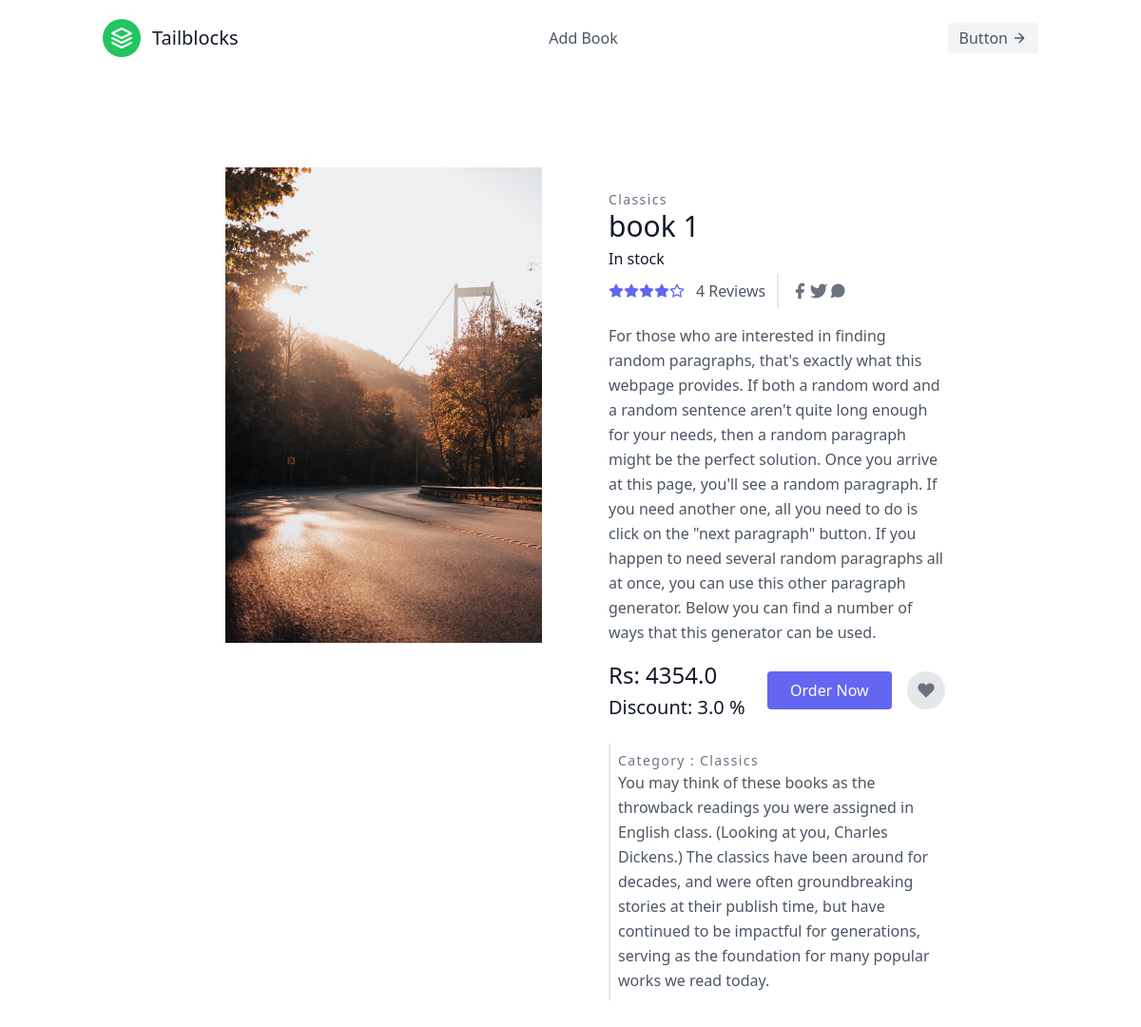
The app's page /single_view/1 with its own data.
### book/models.py (models this page shows)
class Book(models.Model):
    title = models.CharField(max_length=100)
    price = models.FloatField()
    discount = models.FloatField(null=True)
    category = models.ForeignKey(Category , on_delete=models.CASCADE)
    is_available = models.BooleanField(default=True)
    author = models.CharField( max_length=100)
    description = models.TextField()
    cover_image = models.ImageField( upload_to="books/",null=True , blank=True , height_field=None, width_field=None, max_length=None)
    def __str__(self) -> str:
        return self.title

class Category(models.Model):
    cat_title = models.CharField(max_length=50)
    cat_description = models.TextField()
    def __str__(self) -> str:
        return self.cat_title

### book/views.py (the view)
# urls.py: path("single_view/<int:id>",singleView , name="single_view") ,
def singleView(req,id):
    data = {
        "book":Book.objects.get(pk=id)
    }
    print(data)
    return render(req,"single_view.html",data)

### templates/single_view.html (shortened to what this page needs)
{% extends 'base.html' %}
{% block main %}
<section class="text-gray-600 body-font overflow-hidden">
    <div class="container px-5 py-24 mx-auto">
        <div class="lg:w-4/5 mx-auto flex flex-wrap">
            <img alt="ecommerce" style="max-height: 500px;object-fit: contain;"
                class="lg:w-1/2 w-full lg:h-auto h-64 object-cover object-center rounded" src={{book.cover_image.url}}>
            <div class="lg:w-1/2 w-full lg:pl-10 lg:py-6 mt-6 lg:mt-0">
                <h2 class="text-sm title-font text-gray-500 tracking-widest">{{book.category}}</h2>
                <h1 class="text-gray-900 text-3xl title-font font-medium mb-1">{{book.title}}</h1>
                    {% if book.is_available  %}
                            <h3 class="text-gray-900  title-font font-medium mb-1">In stock</h3>
                    {%  else %}
                            <h3 class="text-gray-900  title-font font-medium mb-1">Out of stock</h3>
                    {% endif %}
                <div class="flex mb-4">
                    <span class="flex items-center">
                        <svg fill="currentColor" stroke="currentColor" stroke-linecap="round" stroke-linejoin="round"
                            stroke-width="2" class="w-4 h-4 text-indigo-500" viewBox="0 0 24 24">
                            <path
                                d="M12 2l3.09 6.26L22 9.27l-5 4.87 1.18 6.88L12 17.77l-6.18 3.25L7 14.14 2 9.27l6.91-1.01L12 2z">
                            </path>
                        </svg>
                        <svg fill="currentColor" stroke="currentColor" stroke-linecap="round" stroke-linejoin="round"
                            stroke-width="2" class="w-4 h-4 text-indigo-500" viewBox="0 0 24 24">
                            <path
                                d="M12 2l3.09 6.26L22 9.27l-5 4.87 1.18 6.88L12 17.77l-6.18 3.25L7 14.14 2 9.27l6.91-1.01L12 2z">
                            </path>
                        </svg>
                        <svg fill="currentColor" stroke="currentColor" stroke-linecap="round" stroke-linejoin="round"
                            stroke-width="2" class="w-4 h-4 text-indigo-500" viewBox="0 0 24 24">
                            <path
                                d="M12 2l3.09 6.26L22 9.27l-5 4.87 1.18 6.88L12 17.77l-6.18 3.25L7 14.14 2 9.27l6.91-1.01L12 2z">
                            </path>
                        </svg>
                        <svg fill="currentColor" stroke="currentColor" stroke-linecap="round" stroke-linejoin="round"
                            stroke-width="2" class="w-4 h-4 text-indigo-500" viewBox="0 0 24 24">
                            <path
                                d="M12 2l3.09 6.26L22 9.27l-5 4.87 1.18 6.88L12 17.77l-6.18 3.25L7 14.14 2 9.27l6.91-1.01L12 2z">
                            </path>
                        </svg>
                        <svg fill="none" stroke="currentColor" stroke-linecap="round" stroke-linejoin="round"
                            stroke-width="2" class="w-4 h-4 text-indigo-500" viewBox="0 0 24 24">
                            <path
                                d="M12 2l3.09 6.26L22 9.27l-5 4.87 1.18 6.88L12 17.77l-6.18 3.25L7 14.14 2 9.27l6.91-1.01L12 2z">
                            </path>
                        </svg>
                        <span class="text-gray-600 ml-3">4 Reviews</span>
                    </span>
                    <span class="flex ml-3 pl-3 py-2 border-l-2 border-gray-200 space-x-2s">
                        <a class="text-gray-500">
                            <svg fill="currentColor" stroke-linecap="round" stroke-linejoin="round" stroke-width="2"
                                class="w-5 h-5" viewBox="0 0 24 24">
                                <path d="M18 2h-3a5 5 0 00-5 5v3H7v4h3v8h4v-8h3l1-4h-4V7a1 1 0 011-1h3z"></path>
                            </svg>
                        </a>
                        <a class="text-gray-500">
                            <svg fill="currentColor" stroke-linecap="round" stroke-linejoin="round" stroke-width="2"
                                class="w-5 h-5" viewBox="0 0 24 24">
                                <path
                                    d="M23 3a10.9 10.9 0 01-3.14 1.53 4.48 4.48 0 00-7.86 3v1A10.66 10.66 0 013 4s-4 9 5 13a11.64 11.64 0 01-7 2c9 5 20 0 20-11.5a4.5 4.5 0 00-.08-.83A7.72 7.72 0 0023 3z">
                                </path>
                            </svg>
                        </a>
                        <a class="text-gray-500">
                        </a>
                    </span>
                </div>
                <p class="leading-relaxed">{{book.description}}</p>
                <div class="flex mt-4 items-center">
                    <span class="title-font font-medium text-2xl text-gray-900">Rs: {{book.price}}
                        <br>
                        <span class="title-font font-medium text-xl text-gray-900">Discount: {{book.discount}} %</span>
                    </span>
                    <button
                        class="ml-auto text-white bg-indigo-500 border-0 py-2 px-6 focus:outline-none hover:bg-indigo-600 rounded">Order Now</button>
                    <button
                        class="rounded-full w-10 h-10 bg-gray-200 p-0 border-0 inline-flex items-center justify-center text-gray-500 ml-4">
                        <svg fill="currentColor" stroke-linecap="round" stroke-linejoin="round" stroke-width="2"
                            class="w-5 h-5" viewBox="0 0 24 24">
                            <path
                                d="M20.84 4.61a5.5 5.5 0 00-7.78 0L12 5.67l-1.06-1.06a5.5 5.5 0 00-7.78 7.78l1.06 1.06L12 21.23l7.78-7.78 1.06-1.06a5.5 5.5 0 000-7.78z">
                            </path>
                        </svg>
                    </button>
                </div>
                <div class="w-full mt-6 border-l-2 p-2 border-gray-200">
                    <h2 class="text-sm title-font text-gray-500 tracking-widest">Category : {{book.category}}</h2>
                    <p class="leading-relaxed">{{book.category.cat_description}}</p>
                </div>
            </div>
        </div>
    </div>
</section>
{% endblock main %}

### records on screen
Book: cover_image (picture), category "Classics", title "book 1", description "For those who are interested in finding random paragraphs, that's exactly what this webpage provides. If both a random word and a random sentence aren't quite long enough for your needs, then a random paragraph might be the perfect solution. Once you arrive at this page, you'll see a random paragraph. If you need another one, all you need to do is click on the \"next paragraph\" button. If you happen to need several random paragraphs all at once, you can use this other paragraph generator. Below you can find a number of ways that this generator can be used.", price "4354.0", discount "3.0", category.cat_description "You may think of these books as the throwback readings you were assigned in English class. (Looking at you, Charles Dickens.) The classics have been around for decades, and were often groundbreaking stories at their publish time, but have continued to be impactful for generations, serving as the foundation for many popular works we read today."
